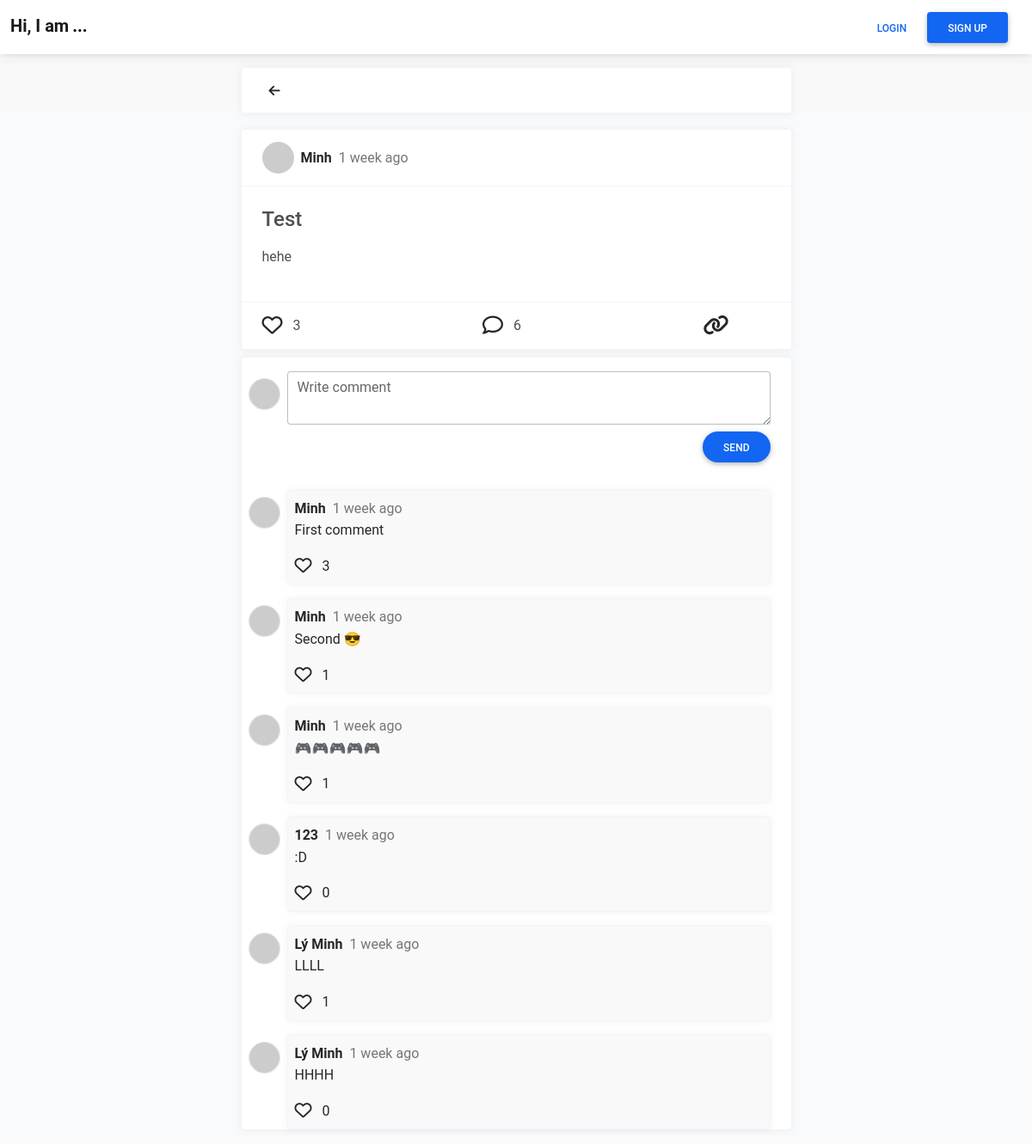
/post/1, run on the app's committed database.
### models.py (models this page shows, shortened)
class User(UserMixin, db.Model):
    __tablename__ = 'users'
    id = db.Column(db.Integer, primary_key=True)
    name = db.Column(db.String, nullable=False)
    email = db.Column(db.String, unique=True, nullable=False)
    password = db.Column(db.String, nullable=False)
    posts = db.relationship("Post", back_populates='user', lazy='dynamic')
    comments = db.relationship("Comment", back_populates='user', lazy='dynamic')
    liked_posts = db.relationship('LikedPost', back_populates='user', lazy='dynamic')
    liked_comments = db.relationship('LikedComment', back_populates='user', lazy='dynamic')
    user_messages = db.relationship('Message', back_populates='user', lazy='dynamic')
    read_messages = db.relationship('MessageReadState')
    thread_participants = db.relationship('ThreadParticipant', back_populates='user', lazy='dynamic')

class Post(db.Model):
    __tablename__ = "posts"
    id = db.Column(db.Integer, primary_key=True)
    date = db.Column(db.DateTime, nullable=False)
    title = db.Column(db.String, nullable=False)
    content = db.Column(db.Text, nullable=False)
    user_id = db.Column(db.Integer, db.ForeignKey('users.id'))
    user = db.relationship("User", back_populates='posts')
    comments = db.relationship('Comment', back_populates='post', lazy='dynamic')
    post_likes = db.relationship('LikedPost', back_populates='post', lazy='dynamic')

class Comment(db.Model):
    __tablename__ = 'comments'
    id = db.Column(db.Integer, primary_key=True)
    date = db.Column(db.DateTime, nullable=False)
    content = db.Column(db.String, nullable=False)
    user_id = db.Column(db.Integer, db.ForeignKey('users.id'))
    post_id = db.Column(db.Integer, db.ForeignKey('posts.id'))
    user = db.relationship('User', back_populates='comments')
    post = db.relationship('Post', back_populates='comments')
    likes = db.relationship('LikedComment', back_populates='comment', lazy='dynamic')

### app.py (the view)
@app.route("/post/<int:post_id>")
def get_post(post_id):
    post = Post.query.get(post_id)
    form = CommentForm()
    return render_template('post.html', post=post, display_time=display_time, form=form)

### form.py
class CommentForm(FlaskForm):
    content = TextAreaField("Write comment", validators=[DataRequired()])
    submit = SubmitField("Send")

### relative_date.py (called while the page is built)
def display_time(from_date, granularity=1):
    result = []
    now = datetime.now()
    seconds = int((now - from_date).total_seconds())
    if seconds <= 0:
        return 'Just now'
    for name, count in intervals:
        value = seconds // count
        if value:
            seconds -= value * count
            if value == 1:
                name = name.rstrip('s')
            result.append("{} {} ago".format(value, name))
    return ', '.join(result[:granularity])

### templates/post.html (shortened to what this page needs)
{% extends 'base.html' %}
{% block navbar %}
    {% include "navbar.html" %}
    <div id="post-header" class="fixed-top container-md" style="top: 70px;">
        <div class="profile-page tx-13">
            <div class="row profile-body justify-content-md-center">
                <div class="col-md-7">
                    <div class="card rounded mt-2 mb-4">
                        <div class="card-header p-2">
                            <ul class="list-unstyled d-flex mb-0 pe-xl-5">
                                <li>
                                    <a onclick="window.history.back(); return false;"
                                       class="btn btn-link btn-rounded text-dark">
                                    </a>
                                </li>
                            </ul>
                        </div>
                    </div>
                </div>
            </div>
        </div>
    </div>
    <div class="fixed-top bg-light mt-3" style="padding-top: 115px; z-index: 1000">
    </div>
{% endblock %}
{% block content %}
    <div class="container-md">
        <div class="profile-page tx-13">
            <div class="row profile-body justify-content-md-center">
                <div class="col-md-7 middle-wrapper">
                    <div class="col-md-12 grid-margin">
                        <div id="post" class="card rounded">
                            <div class="card-header">
                                <div class="d-flex align-items-center justify-content-between">
                                    <div class="d-flex align-items-center">
                                        <a href="{{ url_for('get_profile', user_id=post.user.id) }}">
                                            <img class="img-xs rounded-circle"
                                             src="{{ post.user.email | gravatar }}" alt="">
                                        </a>
                                        <div class="ms-2 d-flex">
                                            <a href="{{ url_for('get_profile', user_id=post.user.id) }}" class="text-dark">
                                                <p class="fw-bold mb-0">{{ post.user.name }}</p>
                                            </a>
                                            <p class="tx-11 ms-2 mb-0 text-muted">{{ display_time(post.date) }}</p>
                                        </div>
                                    </div>
                                </div>
                            </div>
                            <div class="card-body">
                                <h4 class="mb-3">{{ post.title }}</h4>
                                <p class="mb-3 tx-14">{{ post.content | safe }}</p>
                            </div>
                            <div class="card-footer">
                                <ul class="list-unstyled d-flex justify-content-between mb-0 pe-xl-5">
                                    <li>
                                        {% if current_user.is_authenticated %}
                                            {% if current_user.has_liked_post(post.id) %}
                                                <a type="button"
                                                   hx-get="{{ url_for('like_post', id=post.id, action='unliked') }}"
                                                   class="fa-solid fa-heart fa-xl text-dark text-decoration-none"
                                                   data-action="unliked"
                                                ></a>
                                            {% else %}
                                                <a type="button"
                                                   hx-get="{{ url_for('like_post', id=post.id, action='like') }}"
                                                   class="fa-regular fa-heart fa-xl text-dark text-decoration-none"
                                                   data-action="like"
                                                ></a>
                                            {% endif %}
                                        {% else %}
                                            <a type="button"
                                               href="{{ url_for('login') }}"
                                               class="fa-regular fa-heart fa-xl text-dark text-decoration-none"
                                            ></a>
                                        {% endif %}
                                        <span class="mt-3 p-2">{{ post.post_likes.count() }}</span>
                                    </li>
                                    <li>
                                        <a type="button"
                                           href="#comment"
                                           class="fa-regular fa-comment fa-xl text-dark text-decoration-none"
                                        ></a>
                                        <span class="mt-3 p-2">{{ post.comments.count() }}</span>
                                    </li>
                                    <li>
                                        <a type="button"
                                           href="javascript:"
                                           class="fa-solid fa-link fa-xl text-dark text-decoration-none"
                                           data-bs-toggle="modal"
                                           data-bs-target="#copiedModal"
                                           data-action="copy-link"
                                           data-link="{{ url_for('get_post', post_id=post.id) }}"
                                        ></a>
                                    </li>
                                </ul>
                            </div>
                        </div>
                        <div id="comments" class="text-dark card mt-2">
                            <div class="d-flex flex-column mt-3 mb-3">
                                <form hx-post="{{ url_for('send_comment', post_id=post.id) }}"
                                      hx-target="#comments"
                                      hx-swap="innerHTML"
                                      novalidate>
                                    <div class="d-flex">
                                        {% if current_user.is_authenticated %}
                                            <img src="{{ current_user.email | gravatar }}"
                                                 class="border img-xs rounded-circle m-2"
                                                 alt="{{ current_user.name }}">
                                        {% else %}
                                            <img src="{{ "anonymous" | gravatar }}"
                                                 class="border img-xs rounded-circle m-2"
                                                 alt="anonymous">
                                        {% endif %}
                                        <div class="form-outline w-100 me-4">
                                            {{ form.content(class_='form-control', autocomplete="off") }}
                                            {{ form.content.label(class_='form-label') }}
                                        </div>
                                    </div>
                                    <div class="d-flex flex-row-reverse mt-2 me-4">
                                        {% if current_user.is_authenticated %}
                                            {{ form.submit(class_='btn btn-primary btn-rounded') }}
                                        {% else %}
                                            <a class="btn btn-primary btn-rounded"
                                               href="{{ url_for('login') }}">Send</a>
                                        {% endif %}
                                    </div>
                                </form>
                            </div>
                            {% for comment in post.comments %}
                                <div class="d-flex mt-3">
                                    <img class="border img-xs rounded-circle m-2"
                                         src="{{ comment.user.email | gravatar }}" alt="{{ comment.user.name }}">
                                    <div class="card w-100 bg-light me-4">
                                        <div class="card-body p-2">
                                            <div class="d-flex align-items-center justify-content-between">
                                                <div class="d-flex align-items-center">
                                                    <p class="mb-0 fw-bold">{{ comment.user.name }}</p>
                                                    <p class="tx-11 ms-2 mb-0 text-muted">{{ display_time(comment.date) }}</p>
                                                </div>
                                            </div>
                                            <p>{{ comment.content }}</p>
                                            <ul class="list-unstyled d-flex mb-0 pe-xl-5">
                                                <li>
                                                    {% if current_user.is_authenticated %}
                                                        <a type="button"
                                                           hx-get="{{ url_for('like_comment', id=comment.id) }}"
                                                           data-id='{{ comment.id }}'
                                                                {% if current_user.has_liked_comment(comment.id) %}
                                                           class="fa-solid fa-heart fa-xl text-dark text-decoration-none"
                                                           data-action="unliked"
                                                                {% else %}
                                                           class="fa-regular fa-heart fa-xl text-dark text-decoration-none"
                                                           data-action="like"
                                                                {% endif %}
                                                        ></a>
                                                    {% else %}
                                                        <a type="button"
                                                           href="{{ url_for('login') }}"
                                                           class="fa-regular fa-heart fa-lg text-dark text-decoration-none"
                                                        ></a>
                                                    {% endif %}
                                                    <span class="mt-3 p-2">{{ comment.likes.count() }}</span>
                                                </li>
                                            </ul>
                                        </div>
                                    </div>
                                </div>
                            {% endfor %}
                        </div>
                    </div>
                </div>
            </div>
        </div>
    </div>
{% endblock %}

### static/css/home.css (style rules this page uses)
body { background-color: #f9fafb; }
.img-xs { width: 37px; height: 37px; }
.rounded-circle { border-radius: 50% !important; }
img { vertical-align: middle; border-style: none; }
.card-header:first-child { border-radius: 0 0 0 0; }
.card-header { padding: 0.875rem 1.5rem; margin-bottom: 0; background-color: rgba(0, 0, 0, 0); border-bottom: 1px solid #f2f4f9; }
.card-footer:last-child { border-radius: 0 0 0 0; }
.card-footer { padding: 0.875rem 1.5rem; background-color: rgba(0, 0, 0, 0); border-top: 1px solid #f2f4f9; }
.grid-margin { margin-bottom: 1rem; }
.card { box-shadow: 0 0 10px 0 rgba(183, 192, 206, 0.2); -webkit-box-shadow: 0 0 10px 0 rgba(183, 192, 206, 0.2); -moz-box-shadow: 0 0 10px 0 rgba(183, 192, 206, 0.2); -ms-box-shadow: 0 0 10px 0 rgba(183, 192, 206, 0.2); }
.rounded { border-radius: 0.25rem !important; }
.card { position: relative; display: flex; flex-direction: column; min-width: 0; word-wrap: break-word; background-color: #fff; background-clip: border-box; border: 1px solid #f2f4f9; border-radius: 0.25rem; }

### templates/post.html (style rules this page uses)
body { margin-top: 150px; }

### data on the page
User: user.name "Minh"
Post: date "1 week ago", title "Test", content "hehe"
Comment: user.name "Minh", date "1 week ago", content "First comment", likes.count "3"
Comment: user.name "Minh", date "1 week ago", content "Second 😎", likes.count "1"
Comment: user.name "Minh", date "1 week ago", content "🎮🎮🎮🎮🎮", likes.count "1"
Comment: user.name "123", date "1 week ago", content ":D", likes.count "0"
Comment: user.name "Lý Minh", date "1 week ago", content "LLLL", likes.count "1"
Comment: user.name "Lý Minh", date "1 week ago", content "HHHH", likes.count "0"

### other printed values
{{ post.post_likes.count() }} "3"
{{ post.comments.count() }} "6"
